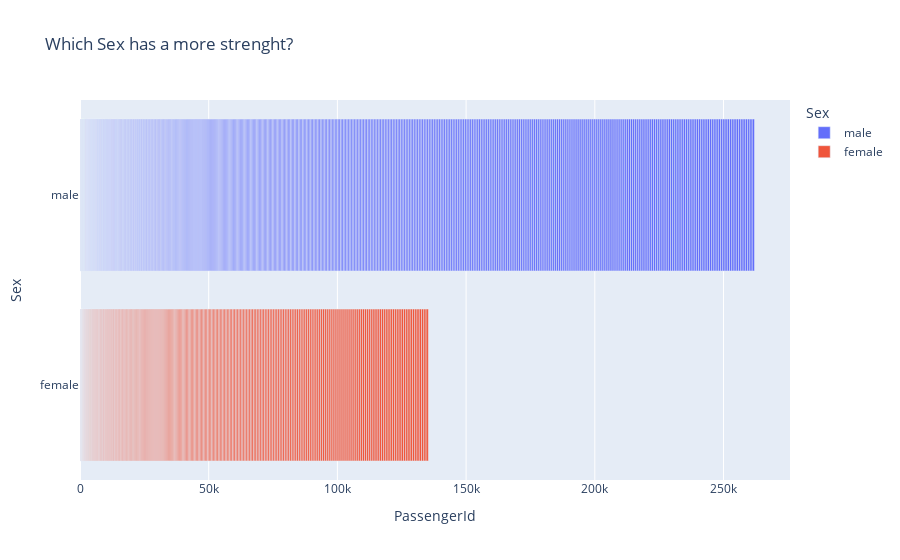

The notebook cell this image was saved under:
### Markdown cell above
**Looking at the Pie Chart we get that, 38.2% are Survied, Rest don't.**

### Code cell
px.bar(train_df,x = 'PassengerId',y = 'Sex',color = 'Sex',title = 'Which Sex has a more strenght?')

### Figure 1 — Plotly figure (JSON) as saved in the notebook; plotly's stock layout.template omitted (floating-point values rounded to 4 significant figures; data arrays with more than 128 entries replaced by an {"elided": "..."} marker saying what was removed)
{"data": [{"alignmentgroup": "True", "hovertemplate": "Sex=%{y}<br>PassengerId=%{x}<extra></extra>", "legendgroup": "male", "marker": {"color": "#636efa", "pattern": {"shape": ""}}, "name": "male", "offsetgroup": "male", "orientation": "h", "showlegend": true, "textposition": "auto", "type": "bar", "x": {"elided": "577 int values"}, "xaxis": "x", "y": {"elided": "577 str values"}, "yaxis": "y"}, {"alignmentgroup": "True", "hovertemplate": "Sex=%{y}<br>PassengerId=%{x}<extra></extra>", "legendgroup": "female", "marker": {"color": "#EF553B", "pattern": {"shape": ""}}, "name": "female", "offsetgroup": "female", "orientation": "h", "showlegend": true, "textposition": "auto", "type": "bar", "x": {"elided": "314 int values"}, "xaxis": "x", "y": {"elided": "314 str values"}, "yaxis": "y"}], "layout": {"barmode": "relative", "legend": {"title": {"text": "Sex"}, "tracegroupgap": 0}, "title": {"text": "Which Sex has a more strenght?"}, "xaxis": {"anchor": "y", "domain": [0.0, 1.0], "title": {"text": "PassengerId"}}, "yaxis": {"anchor": "x", "categoryarray": ["female", "male"], "categoryorder": "array", "domain": [0.0, 1.0], "title": {"text": "Sex"}}}}
